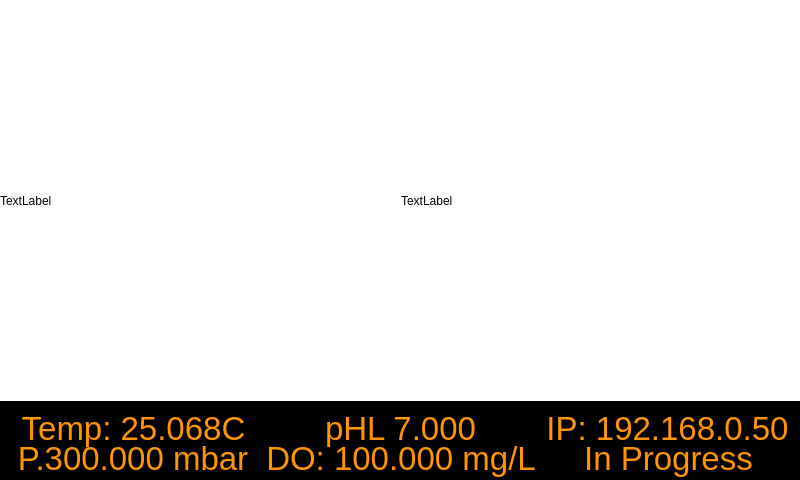
<?xml version="1.0" encoding="UTF-8"?>
<ui version="4.0">
 <class>Form</class>
 <widget class="QWidget" name="Form">
  <property name="geometry">
   <rect>
    <x>0</x>
    <y>0</y>
    <width>800</width>
    <height>480</height>
   </rect>
  </property>
  <property name="palette">
   <palette>
    <active>
     <colorrole role="WindowText">
      <brush brushstyle="SolidPattern">
       <color alpha="255">
        <red>255</red>
        <green>149</green>
        <blue>1</blue>
       </color>
      </brush>
     </colorrole>
     <colorrole role="Button">
      <brush brushstyle="SolidPattern">
       <color alpha="255">
        <red>106</red>
        <green>110</green>
        <blue>128</blue>
       </color>
      </brush>
     </colorrole>
     <colorrole role="Light">
      <brush brushstyle="SolidPattern">
       <color alpha="255">
        <red>0</red>
        <green>0</green>
        <blue>0</blue>
       </color>
      </brush>
     </colorrole>
     <colorrole role="Midlight">
      <brush brushstyle="SolidPattern">
       <color alpha="255">
        <red>0</red>
        <green>0</green>
        <blue>0</blue>
       </color>
      </brush>
     </colorrole>
     <colorrole role="Dark">
      <brush brushstyle="SolidPattern">
       <color alpha="255">
        <red>0</red>
        <green>0</green>
        <blue>0</blue>
       </color>
      </brush>
     </colorrole>
     <colorrole role="Mid">
      <brush brushstyle="SolidPattern">
       <color alpha="255">
        <red>0</red>
        <green>0</green>
        <blue>0</blue>
       </color>
      </brush>
     </colorrole>
     <colorrole role="Text">
      <brush brushstyle="SolidPattern">
       <color alpha="255">
        <red>255</red>
        <green>149</green>
        <blue>1</blue>
       </color>
      </brush>
     </colorrole>
     <colorrole role="BrightText">
      <brush brushstyle="SolidPattern">
       <color alpha="255">
        <red>255</red>
        <green>255</green>
        <blue>255</blue>
       </color>
      </brush>
     </colorrole>
     <colorrole role="ButtonText">
      <brush brushstyle="SolidPattern">
       <color alpha="255">
        <red>89</red>
        <green>239</green>
        <blue>150</blue>
       </color>
      </brush>
     </colorrole>
     <colorrole role="Base">
      <brush brushstyle="SolidPattern">
       <color alpha="255">
        <red>0</red>
        <green>0</green>
        <blue>0</blue>
       </color>
      </brush>
     </colorrole>
     <colorrole role="Window">
      <brush brushstyle="SolidPattern">
       <color alpha="255">
        <red>0</red>
        <green>0</green>
        <blue>0</blue>
       </color>
      </brush>
     </colorrole>
     <colorrole role="Shadow">
      <brush brushstyle="SolidPattern">
       <color alpha="255">
        <red>0</red>
        <green>0</green>
        <blue>0</blue>
       </color>
      </brush>
     </colorrole>
     <colorrole role="Highlight">
      <brush brushstyle="SolidPattern">
       <color alpha="255">
        <red>255</red>
        <green>255</green>
        <blue>255</blue>
       </color>
      </brush>
     </colorrole>
     <colorrole role="HighlightedText">
      <brush brushstyle="SolidPattern">
       <color alpha="255">
        <red>255</red>
        <green>149</green>
        <blue>1</blue>
       </color>
      </brush>
     </colorrole>
     <colorrole role="AlternateBase">
      <brush brushstyle="SolidPattern">
       <color alpha="255">
        <red>0</red>
        <green>0</green>
        <blue>0</blue>
       </color>
      </brush>
     </colorrole>
     <colorrole role="ToolTipBase">
      <brush brushstyle="SolidPattern">
       <color alpha="255">
        <red>255</red>
        <green>255</green>
        <blue>220</blue>
       </color>
      </brush>
     </colorrole>
     <colorrole role="ToolTipText">
      <brush brushstyle="SolidPattern">
       <color alpha="255">
        <red>0</red>
        <green>0</green>
        <blue>0</blue>
       </color>
      </brush>
     </colorrole>
     <colorrole role="PlaceholderText">
      <brush brushstyle="SolidPattern">
       <color alpha="127">
        <red>255</red>
        <green>255</green>
        <blue>255</blue>
       </color>
      </brush>
     </colorrole>
    </active>
    <inactive>
     <colorrole role="WindowText">
      <brush brushstyle="SolidPattern">
       <color alpha="255">
        <red>255</red>
        <green>149</green>
        <blue>1</blue>
       </color>
      </brush>
     </colorrole>
     <colorrole role="Button">
      <brush brushstyle="SolidPattern">
       <color alpha="255">
        <red>106</red>
        <green>110</green>
        <blue>128</blue>
       </color>
      </brush>
     </colorrole>
     <colorrole role="Light">
      <brush brushstyle="SolidPattern">
       <color alpha="255">
        <red>0</red>
        <green>0</green>
        <blue>0</blue>
       </color>
      </brush>
     </colorrole>
     <colorrole role="Midlight">
      <brush brushstyle="SolidPattern">
       <color alpha="255">
        <red>0</red>
        <green>0</green>
        <blue>0</blue>
       </color>
      </brush>
     </colorrole>
     <colorrole role="Dark">
      <brush brushstyle="SolidPattern">
       <color alpha="255">
        <red>0</red>
        <green>0</green>
        <blue>0</blue>
       </color>
      </brush>
     </colorrole>
     <colorrole role="Mid">
      <brush brushstyle="SolidPattern">
       <color alpha="255">
        <red>0</red>
        <green>0</green>
        <blue>0</blue>
       </color>
      </brush>
     </colorrole>
     <colorrole role="Text">
      <brush brushstyle="SolidPattern">
       <color alpha="255">
        <red>255</red>
        <green>149</green>
        <blue>1</blue>
       </color>
      </brush>
     </colorrole>
     <colorrole role="BrightText">
      <brush brushstyle="SolidPattern">
       <color alpha="255">
        <red>255</red>
        <green>255</green>
        <blue>255</blue>
       </color>
      </brush>
     </colorrole>
     <colorrole role="ButtonText">
      <brush brushstyle="SolidPattern">
       <color alpha="255">
        <red>89</red>
        <green>239</green>
        <blue>150</blue>
       </color>
      </brush>
     </colorrole>
     <colorrole role="Base">
      <brush brushstyle="SolidPattern">
       <color alpha="255">
        <red>0</red>
        <green>0</green>
        <blue>0</blue>
       </color>
      </brush>
     </colorrole>
     <colorrole role="Window">
      <brush brushstyle="SolidPattern">
       <color alpha="255">
        <red>0</red>
        <green>0</green>
        <blue>0</blue>
       </color>
      </brush>
     </colorrole>
     <colorrole role="Shadow">
      <brush brushstyle="SolidPattern">
       <color alpha="255">
        <red>0</red>
        <green>0</green>
        <blue>0</blue>
       </color>
      </brush>
     </colorrole>
     <colorrole role="Highlight">
      <brush brushstyle="SolidPattern">
       <color alpha="255">
        <red>255</red>
        <green>255</green>
        <blue>255</blue>
       </color>
      </brush>
     </colorrole>
     <colorrole role="HighlightedText">
      <brush brushstyle="SolidPattern">
       <color alpha="255">
        <red>255</red>
        <green>149</green>
        <blue>1</blue>
       </color>
      </brush>
     </colorrole>
     <colorrole role="AlternateBase">
      <brush brushstyle="SolidPattern">
       <color alpha="255">
        <red>0</red>
        <green>0</green>
        <blue>0</blue>
       </color>
      </brush>
     </colorrole>
     <colorrole role="ToolTipBase">
      <brush brushstyle="SolidPattern">
       <color alpha="255">
        <red>255</red>
        <green>255</green>
        <blue>220</blue>
       </color>
      </brush>
     </colorrole>
     <colorrole role="ToolTipText">
      <brush brushstyle="SolidPattern">
       <color alpha="255">
        <red>0</red>
        <green>0</green>
        <blue>0</blue>
       </color>
      </brush>
     </colorrole>
     <colorrole role="PlaceholderText">
      <brush brushstyle="SolidPattern">
       <color alpha="127">
        <red>255</red>
        <green>255</green>
        <blue>255</blue>
       </color>
      </brush>
     </colorrole>
    </inactive>
    <disabled>
     <colorrole role="WindowText">
      <brush brushstyle="SolidPattern">
       <color alpha="255">
        <red>0</red>
        <green>0</green>
        <blue>0</blue>
       </color>
      </brush>
     </colorrole>
     <colorrole role="Button">
      <brush brushstyle="SolidPattern">
       <color alpha="255">
        <red>106</red>
        <green>110</green>
        <blue>128</blue>
       </color>
      </brush>
     </colorrole>
     <colorrole role="Light">
      <brush brushstyle="SolidPattern">
       <color alpha="255">
        <red>0</red>
        <green>0</green>
        <blue>0</blue>
       </color>
      </brush>
     </colorrole>
     <colorrole role="Midlight">
      <brush brushstyle="SolidPattern">
       <color alpha="255">
        <red>0</red>
        <green>0</green>
        <blue>0</blue>
       </color>
      </brush>
     </colorrole>
     <colorrole role="Dark">
      <brush brushstyle="SolidPattern">
       <color alpha="255">
        <red>0</red>
        <green>0</green>
        <blue>0</blue>
       </color>
      </brush>
     </colorrole>
     <colorrole role="Mid">
      <brush brushstyle="SolidPattern">
       <color alpha="255">
        <red>0</red>
        <green>0</green>
        <blue>0</blue>
       </color>
      </brush>
     </colorrole>
     <colorrole role="Text">
      <brush brushstyle="SolidPattern">
       <color alpha="255">
        <red>0</red>
        <green>0</green>
        <blue>0</blue>
       </color>
      </brush>
     </colorrole>
     <colorrole role="BrightText">
      <brush brushstyle="SolidPattern">
       <color alpha="255">
        <red>255</red>
        <green>255</green>
        <blue>255</blue>
       </color>
      </brush>
     </colorrole>
     <colorrole role="ButtonText">
      <brush brushstyle="SolidPattern">
       <color alpha="255">
        <red>0</red>
        <green>0</green>
        <blue>0</blue>
       </color>
      </brush>
     </colorrole>
     <colorrole role="Base">
      <brush brushstyle="SolidPattern">
       <color alpha="255">
        <red>0</red>
        <green>0</green>
        <blue>0</blue>
       </color>
      </brush>
     </colorrole>
     <colorrole role="Window">
      <brush brushstyle="SolidPattern">
       <color alpha="255">
        <red>0</red>
        <green>0</green>
        <blue>0</blue>
       </color>
      </brush>
     </colorrole>
     <colorrole role="Shadow">
      <brush brushstyle="SolidPattern">
       <color alpha="255">
        <red>0</red>
        <green>0</green>
        <blue>0</blue>
       </color>
      </brush>
     </colorrole>
     <colorrole role="HighlightedText">
      <brush brushstyle="SolidPattern">
       <color alpha="255">
        <red>255</red>
        <green>149</green>
        <blue>1</blue>
       </color>
      </brush>
     </colorrole>
     <colorrole role="AlternateBase">
      <brush brushstyle="SolidPattern">
       <color alpha="255">
        <red>0</red>
        <green>0</green>
        <blue>0</blue>
       </color>
      </brush>
     </colorrole>
     <colorrole role="ToolTipBase">
      <brush brushstyle="SolidPattern">
       <color alpha="255">
        <red>255</red>
        <green>255</green>
        <blue>220</blue>
       </color>
      </brush>
     </colorrole>
     <colorrole role="ToolTipText">
      <brush brushstyle="SolidPattern">
       <color alpha="255">
        <red>0</red>
        <green>0</green>
        <blue>0</blue>
       </color>
      </brush>
     </colorrole>
     <colorrole role="PlaceholderText">
      <brush brushstyle="SolidPattern">
       <color alpha="127">
        <red>0</red>
        <green>0</green>
        <blue>0</blue>
       </color>
      </brush>
     </colorrole>
    </disabled>
   </palette>
  </property>
  <property name="windowTitle">
   <string>Form</string>
  </property>
  <widget class="QWidget" name="layoutWidget">
   <property name="geometry">
    <rect>
     <x>0</x>
     <y>440</y>
     <width>801</width>
     <height>57</height>
    </rect>
   </property>
   <layout class="QHBoxLayout" name="horizontalLayout_2">
    <property name="spacing">
     <number>0</number>
    </property>
    <item>
     <widget class="QLabel" name="status_label">
      <property name="font">
       <font>
        <pointsize>25</pointsize>
       </font>
      </property>
      <property name="styleSheet">
       <string notr="true">color: rgb(255, 149, 1);</string>
      </property>
      <property name="text">
       <string>P.300.000 mbar</string>
      </property>
      <property name="alignment">
       <set>Qt::AlignHCenter|Qt::AlignTop</set>
      </property>
     </widget>
    </item>
    <item>
     <widget class="QLabel" name="pressure_label">
      <property name="font">
       <font>
        <pointsize>25</pointsize>
       </font>
      </property>
      <property name="styleSheet">
       <string notr="true">color: rgb(255, 149, 1);</string>
      </property>
      <property name="text">
       <string>DO: 100.000 mg/L</string>
      </property>
      <property name="alignment">
       <set>Qt::AlignHCenter|Qt::AlignTop</set>
      </property>
     </widget>
    </item>
    <item>
     <widget class="QLabel" name="dissolved_oxygen_label">
      <property name="font">
       <font>
        <pointsize>25</pointsize>
       </font>
      </property>
      <property name="styleSheet">
       <string notr="true">color: rgb(255, 149, 1);</string>
      </property>
      <property name="text">
       <string>In Progress</string>
      </property>
      <property name="alignment">
       <set>Qt::AlignHCenter|Qt::AlignTop</set>
      </property>
     </widget>
    </item>
   </layout>
  </widget>
  <widget class="QWidget" name="layoutWidget">
   <property name="geometry">
    <rect>
     <x>0</x>
     <y>400</y>
     <width>801</width>
     <height>57</height>
    </rect>
   </property>
   <layout class="QHBoxLayout" name="horizontalLayout">
    <property name="spacing">
     <number>0</number>
    </property>
    <item>
     <widget class="QLabel" name="temperature_label">
      <property name="font">
       <font>
        <pointsize>25</pointsize>
       </font>
      </property>
      <property name="styleSheet">
       <string notr="true">color: rgb(255, 149, 1);</string>
      </property>
      <property name="text">
       <string>Temp: 25.068C</string>
      </property>
      <property name="alignment">
       <set>Qt::AlignCenter</set>
      </property>
     </widget>
    </item>
    <item>
     <widget class="QLabel" name="ph_label">
      <property name="font">
       <font>
        <pointsize>25</pointsize>
       </font>
      </property>
      <property name="styleSheet">
       <string notr="true">color: rgb(255, 149, 1);</string>
      </property>
      <property name="text">
       <string>pHL 7.000</string>
      </property>
      <property name="alignment">
       <set>Qt::AlignCenter</set>
      </property>
     </widget>
    </item>
    <item>
     <widget class="QLabel" name="ip_label">
      <property name="font">
       <font>
        <pointsize>25</pointsize>
       </font>
      </property>
      <property name="styleSheet">
       <string notr="true">color: rgb(255, 149, 1);</string>
      </property>
      <property name="text">
       <string>IP: 192.168.0.50</string>
      </property>
      <property name="alignment">
       <set>Qt::AlignCenter</set>
      </property>
     </widget>
    </item>
   </layout>
  </widget>
  <widget class="QWidget" name="layoutWidget">
   <property name="geometry">
    <rect>
     <x>0</x>
     <y>0</y>
     <width>801</width>
     <height>401</height>
    </rect>
   </property>
   <layout class="QHBoxLayout" name="horizontalLayout_3">
    <property name="spacing">
     <number>0</number>
    </property>
    <item>
     <widget class="QLabel" name="left_camera">
      <property name="styleSheet">
       <string notr="true">background-color: rgb(255, 255, 255);</string>
      </property>
      <property name="text">
       <string>TextLabel</string>
      </property>
     </widget>
    </item>
    <item>
     <widget class="QLabel" name="right_camera">
      <property name="styleSheet">
       <string notr="true">background-color: rgb(255, 255, 255);</string>
      </property>
      <property name="text">
       <string>TextLabel</string>
      </property>
     </widget>
    </item>
   </layout>
  </widget>
 </widget>
 <resources/>
 <connections/>
</ui>
